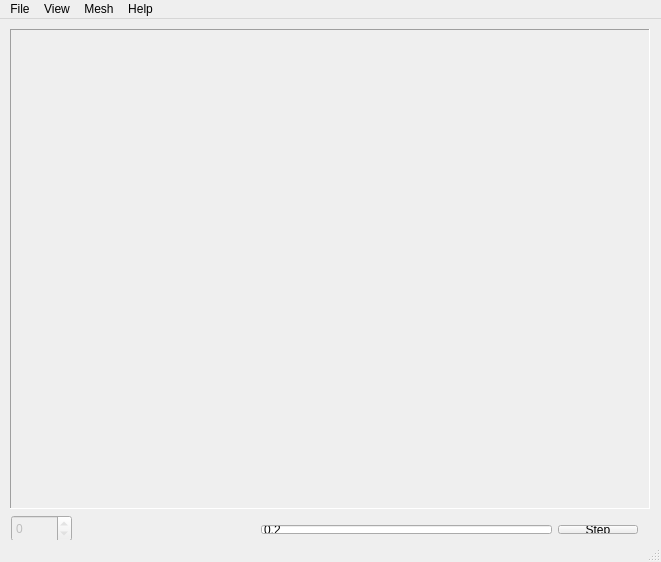
<?xml version="1.0" encoding="UTF-8"?>
<ui version="4.0">
 <class>MainWindow</class>
 <widget class="QMainWindow" name="MainWindow">
  <property name="geometry">
   <rect>
    <x>0</x>
    <y>0</y>
    <width>661</width>
    <height>562</height>
   </rect>
  </property>
  <property name="sizePolicy">
   <sizepolicy hsizetype="Minimum" vsizetype="Minimum">
    <horstretch>0</horstretch>
    <verstretch>0</verstretch>
   </sizepolicy>
  </property>
  <property name="windowTitle">
   <string>Integration</string>
  </property>
  <property name="windowIcon">
   <iconset resource="icon.qrc">
    <normaloff>:/main/bruin.png</normaloff>:/main/bruin.png</iconset>
  </property>
  <widget class="QWidget" name="centralWidget">
   <widget class="QLabel" name="imgLabel">
    <property name="geometry">
     <rect>
      <x>10</x>
      <y>10</y>
      <width>640</width>
      <height>480</height>
     </rect>
    </property>
    <property name="frameShape">
     <enum>QFrame::Panel</enum>
    </property>
    <property name="frameShadow">
     <enum>QFrame::Sunken</enum>
    </property>
    <property name="text">
     <string/>
    </property>
    <property name="scaledContents">
     <bool>true</bool>
    </property>
   </widget>
   <widget class="QSpinBox" name="imgSpinBox">
    <property name="enabled">
     <bool>false</bool>
    </property>
    <property name="geometry">
     <rect>
      <x>11</x>
      <y>496</y>
      <width>61</width>
      <height>27</height>
     </rect>
    </property>
    <property name="layoutDirection">
     <enum>Qt::LeftToRight</enum>
    </property>
    <property name="maximum">
     <number>0</number>
    </property>
   </widget>
   <widget class="QWidget" name="horizontalLayoutWidget">
    <property name="geometry">
     <rect>
      <x>250</x>
      <y>495</y>
      <width>399</width>
      <height>31</height>
     </rect>
    </property>
    <layout class="QHBoxLayout" name="controlLayout">
     <item>
      <widget class="QLineEdit" name="visTolEdit">
       <property name="text">
        <string>0.2</string>
       </property>
      </widget>
     </item>
     <item>
      <widget class="QPushButton" name="stepButton">
       <property name="text">
        <string>Step</string>
       </property>
      </widget>
     </item>
    </layout>
   </widget>
  </widget>
  <widget class="QMenuBar" name="menuBar">
   <property name="geometry">
    <rect>
     <x>0</x>
     <y>0</y>
     <width>661</width>
     <height>25</height>
    </rect>
   </property>
   <widget class="QMenu" name="menuFile">
    <property name="title">
     <string>File</string>
    </property>
    <addaction name="actionOpen_View"/>
    <addaction name="actionLoad_Mesh"/>
    <addaction name="actionReload"/>
    <addaction name="separator"/>
    <addaction name="actionSave_Mesh"/>
    <addaction name="actionSave_Image"/>
    <addaction name="separator"/>
    <addaction name="actionClose_Current"/>
    <addaction name="actionExit"/>
   </widget>
   <widget class="QMenu" name="menuHelp">
    <property name="title">
     <string>Help</string>
    </property>
    <addaction name="actionAbout"/>
   </widget>
   <widget class="QMenu" name="menuView">
    <property name="title">
     <string>View</string>
    </property>
    <addaction name="action3D_Scene"/>
    <addaction name="actionError"/>
    <addaction name="actionVisibility"/>
   </widget>
   <widget class="QMenu" name="menuMesh">
    <property name="title">
     <string>Mesh</string>
    </property>
    <addaction name="actionRefine"/>
    <addaction name="actionSmooth"/>
   </widget>
   <addaction name="menuFile"/>
   <addaction name="menuView"/>
   <addaction name="menuMesh"/>
   <addaction name="menuHelp"/>
  </widget>
  <widget class="QStatusBar" name="statusBar"/>
  <action name="actionExit">
   <property name="text">
    <string>Exit</string>
   </property>
  </action>
  <action name="actionOpen_View">
   <property name="text">
    <string>Load Views...</string>
   </property>
  </action>
  <action name="actionLoad_Mesh">
   <property name="text">
    <string>Load Mesh...</string>
   </property>
  </action>
  <action name="actionSave_Mesh">
   <property name="text">
    <string>Save Mesh...</string>
   </property>
  </action>
  <action name="actionClose_Current">
   <property name="text">
    <string>Close Current</string>
   </property>
  </action>
  <action name="actionReload">
   <property name="text">
    <string>Reload Mesh</string>
   </property>
  </action>
  <action name="actionAbout">
   <property name="text">
    <string>About...</string>
   </property>
  </action>
  <action name="action3D_Scene">
   <property name="text">
    <string>3D Scene...</string>
   </property>
  </action>
  <action name="actionError">
   <property name="text">
    <string>Error</string>
   </property>
  </action>
  <action name="actionSave_Image">
   <property name="text">
    <string>Save Image...</string>
   </property>
  </action>
  <action name="actionRefine">
   <property name="text">
    <string>Refine</string>
   </property>
  </action>
  <action name="actionSmooth">
   <property name="text">
    <string>Smooth</string>
   </property>
  </action>
  <action name="actionVisibility">
   <property name="text">
    <string>Visibility</string>
   </property>
  </action>
  <action name="actionCrop">
   <property name="text">
    <string>Crop</string>
   </property>
  </action>
 </widget>
 <layoutdefault spacing="6" margin="11"/>
 <resources>
  <include location="icon.qrc"/>
 </resources>
 <connections/>
</ui>
